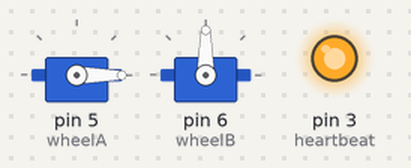
Recording of a sketch running on a simulated Arduino Uno, built with avr-gcc and run on an emulated ATmega328P. Parts: 2 × servo, output pins drawn as LEDs (lit = HIGH). At 11.2 s the program stops and its outputs stay as they are.

Above: at 0.1 s.
At 3.7 s:
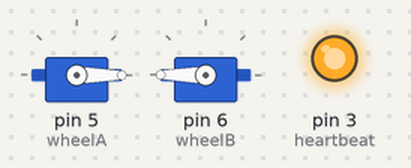
At 5.7 s:
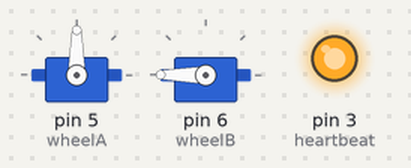
At 11.3 s:
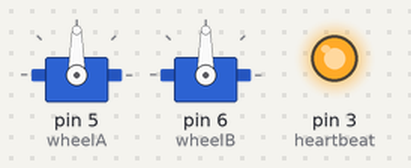
Timing chart, 0 to 12.7 s (numbered marks = the images above):
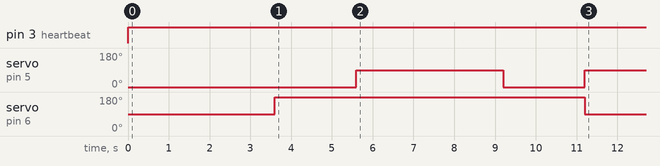

Measured:
- by itself, pin 3 (heartbeat): LOW → HIGH at 0.00 s
- by itself, servo on pin 5 (wheelA): 0° → 90° at 5.6 s, → 0° 3.6 s later, → 90° 2.0 s later
- by itself, servo on pin 6 (wheelB): 90° → 180° at 3.6 s, → 90° 7.6 s later

The sketch:

Robot1.ino
```cpp
#include <Servo.h>

Servo wheelA; // right wheel when moving away from you
Servo wheelB; // left wheel when moving away from you

int clockwiseA = 0;
int counterclockwiseA = 180;
int clockwiseB = 180;
int counterclockwiseB = 0;
int halt = 90;

int heartbeat = 3; // led indicator

void setup() {
  Serial.begin(9600);
  wheelA.attach(5);
  wheelB.attach(6);
  pinMode(heartbeat, OUTPUT);
}

/**
 * Main function
 */
void loop() {
  digitalWrite(heartbeat, HIGH);
  figureEight(2000,3600);
  quit();

}

void freeze() {
  wheelA.write(halt);
  wheelB.write(halt);
}

void forwards(int side) {
  wheelA.write(clockwiseA);
  wheelB.write(clockwiseB);
  delay(side);
}

void backwards(int side) {
  wheelA.write(counterclockwiseA);
  wheelB.write(counterclockwiseB);
  delay(side);
}

void turn(int speedA, int speedB, int delay1) {
  wheelA.write(speedA);
  wheelB.write(speedB);
  delay(delay1); // amount of time to turn 90 deg
}

void squareRight(int side) {
  forwards(side);
  turn(counterclockwiseA, clockwiseB, 800);
  forwards(side);
  turn(counterclockwiseA, clockwiseB, 800);
  forwards(side);
  turn(counterclockwiseA, clockwiseB, 800);
  forwards(side);
  turn(counterclockwiseA, clockwiseB, 800);
}

void figureEight(int side, int turnSide) {
  turn(clockwiseA,90,turnSide);
  forwards(side);
  turn(90,clockwiseB,turnSide);
  forwards(side);
}

void quit() {
  while (true) {
    freeze();
  }
}
```
